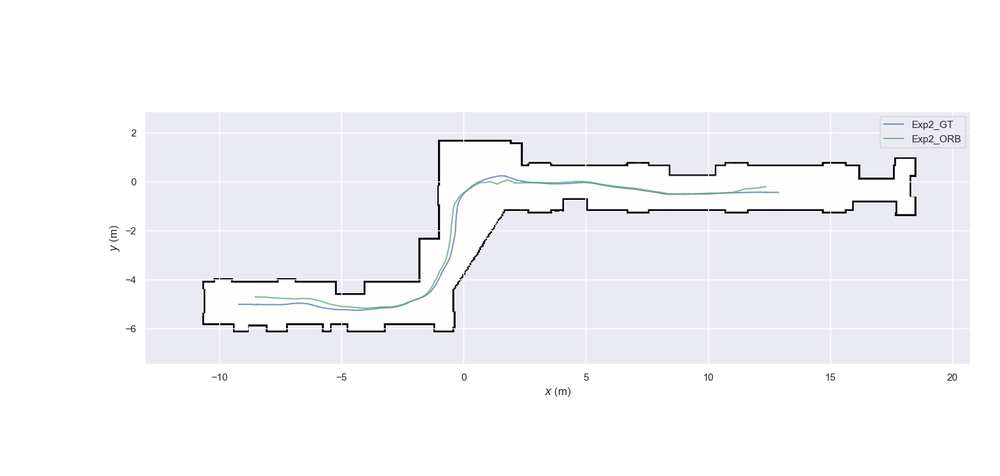
#> input picture src/RisultatiEsperimenti/Esperimento2/C1/3. scaled_rotated_and_translated_data/Exp2.png, 1000 x 476 px, shrunk from 1532 x 729 before the run, found by its file name
$ python plotCompareExp2.py
#> lines starting #> are read from the running program, lines starting #| are printed output that depends on the picture
import matplotlib.pyplot as plt
import matplotlib as mpl

mpl.rcParams['axes.linewidth'] = 0
mpl.rcParams['ytick.left'] = False
mpl.rcParams['xtick.bottom'] = False

folders = ["C1", "C2", "C3", "C4", "C5"]
folders2 = ["/4. aligned_origin_data", "/5. results", "/5. results", "/4. aligned_origin_data"]
files = ["/Exp2.png", "/Exp2ape.png", "/Exp2rpe.png", "/Exp2error.png"]

fig = plt.figure(figsize=(4,5)) # Notice the equal aspect ratio
ax = [fig.add_subplot(5,4,i+1) for i in range(20)]

r = 0
c = 0
for a in ax:
    a.set_xticklabels([])
    a.set_yticklabels([])
    #a.set_aspect('equal')
    im = plt.imread(folders[r] + folders2[c] + files[c])
#> im is the input picture: shape (476, 1000, 4) float32; mean R, G, B, A 0.961, 0.961, 0.972, 1
    a.imshow(im)
    if c == 0:
        a.set_title("Case " + str(r+1), fontsize=8)
    c = c+1
    if c == 4:
        c = 0
        r = r+1

fig.subplots_adjust(wspace=0, hspace=0)

plt.savefig('ConfrontoExp2.png', dpi=2000)
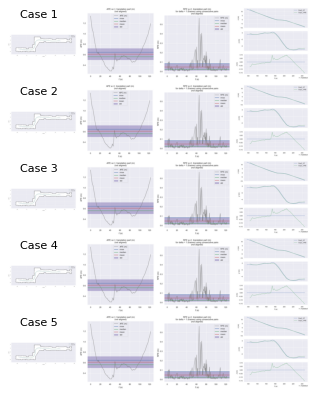
#> figure drawn by matplotlib, 20 panels
plt.show()
